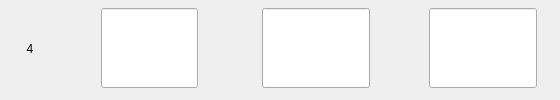
                    <widget class="QWidget" name="widget_23" native="true">
                     <property name="styleSheet">
                      <string notr="true">#widget_23
{
	border: none;
	border-bottom: 1px solid #ffffff;
}</string>
                     </property>
                     <layout class="QHBoxLayout" name="horizontalLayout_18" stretch="0,1,1,1">
                      <property name="spacing">
                       <number>12</number>
                      </property>
                      <property name="leftMargin">
                       <number>0</number>
                      </property>
                      <property name="topMargin">
                       <number>0</number>
                      </property>
                      <property name="rightMargin">
                       <number>0</number>
                      </property>
                      <property name="bottomMargin">
                       <number>3</number>
                      </property>
                      <item>
                       <widget class="QLabel" name="label_28">
                        <property name="minimumSize">
                         <size>
                          <width>60</width>
                          <height>0</height>
                         </size>
                        </property>
                        <property name="maximumSize">
                         <size>
                          <width>60</width>
                          <height>16777215</height>
                         </size>
                        </property>
                        <property name="text">
                         <string>4</string>
                        </property>
                        <property name="alignment">
                         <set>Qt::AlignCenter</set>
                        </property>
                       </widget>
                      </item>
                      <item>
                       <widget class="QWidget" name="widget_24" native="true">
                        <layout class="QHBoxLayout" name="horizontalLayout_19">
                         <property name="spacing">
                          <number>0</number>
                         </property>
                         <property name="leftMargin">
                          <number>0</number>
                         </property>
                         <property name="topMargin">
                          <number>0</number>
                         </property>
                         <property name="rightMargin">
                          <number>0</number>
                         </property>
                         <property name="bottomMargin">
                          <number>0</number>
                         </property>
                         <item>
                          <spacer name="horizontalSpacer_21">
                           <property name="orientation">
                            <enum>Qt::Horizontal</enum>
                           </property>
                           <property name="sizeHint" stdset="0">
                            <size>
                             <width>40</width>
                             <height>20</height>
                            </size>
                           </property>
                          </spacer>
                         </item>
                         <item>
                          <widget class="QLineEdit" name="lblHCD4">
                           <property name="sizePolicy">
                            <sizepolicy hsizetype="Expanding" vsizetype="Preferred">
                             <horstretch>0</horstretch>
                             <verstretch>0</verstretch>
                            </sizepolicy>
                           </property>
                           <property name="maximumSize">
                            <size>
                             <width>200</width>
                             <height>80</height>
                            </size>
                           </property>
                           <property name="alignment">
                            <set>Qt::AlignCenter</set>
                           </property>
                          </widget>
                         </item>
                         <item>
                          <spacer name="horizontalSpacer_22">
                           <property name="orientation">
                            <enum>Qt::Horizontal</enum>
                           </property>
                           <property name="sizeHint" stdset="0">
                            <size>
                             <width>40</width>
                             <height>20</height>
                            </size>
                           </property>
                          </spacer>
                         </item>
                        </layout>
                       </widget>
                      </item>
                      <item>
                       <widget class="QWidget" name="widget_25" native="true">
                        <layout class="QHBoxLayout" name="horizontalLayout_20">
                         <property name="spacing">
                          <number>0</number>
                         </property>
                         <property name="leftMargin">
                          <number>0</number>
                         </property>
                         <property name="topMargin">
                          <number>0</number>
                         </property>
                         <property name="rightMargin">
                          <number>0</number>
                         </property>
                         <property name="bottomMargin">
                          <number>0</number>
                         </property>
                         <item>
                          <spacer name="horizontalSpacer_23">
                           <property name="orientation">
                            <enum>Qt::Horizontal</enum>
                           </property>
                           <property name="sizeHint" stdset="0">
                            <size>
                             <width>15</width>
                             <height>20</height>
                            </size>
                           </property>
                          </spacer>
                         </item>
                         <item>
                          <widget class="QLineEdit" name="lblFreq4">
                           <property name="sizePolicy">
                            <sizepolicy hsizetype="Expanding" vsizetype="Preferred">
                             <horstretch>0</horstretch>
                             <verstretch>0</verstretch>
                            </sizepolicy>
                           </property>
                           <property name="maximumSize">
                            <size>
                             <width>200</width>
                             <height>80</height>
                            </size>
                           </property>
                           <property name="alignment">
                            <set>Qt::AlignCenter</set>
                           </property>
                          </widget>
                         </item>
                         <item>
                          <spacer name="horizontalSpacer_24">
                           <property name="orientation">
                            <enum>Qt::Horizontal</enum>
                           </property>
                           <property name="sizeHint" stdset="0">
                            <size>
                             <width>15</width>
                             <height>20</height>
                            </size>
                           </property>
                          </spacer>
                         </item>
                        </layout>
                       </widget>
                      </item>
                      <item>
                       <widget class="QWidget" name="widget_26" native="true">
                        <layout class="QHBoxLayout" name="horizontalLayout_21">
                         <property name="spacing">
                          <number>0</number>
                         </property>
                         <property name="leftMargin">
                          <number>0</number>
                         </property>
                         <property name="topMargin">
                          <number>0</number>
                         </property>
                         <property name="rightMargin">
                          <number>0</number>
                         </property>
                         <property name="bottomMargin">
                          <number>0</number>
                         </property>
                         <item>
                          <spacer name="horizontalSpacer_25">
                           <property name="orientation">
                            <enum>Qt::Horizontal</enum>
                           </property>
                           <property name="sizeHint" stdset="0">
                            <size>
                             <width>15</width>
                             <height>20</height>
                            </size>
                           </property>
                          </spacer>
                         </item>
                         <item>
                          <widget class="QLineEdit" name="lblDelay4">
                           <property name="sizePolicy">
                            <sizepolicy hsizetype="Expanding" vsizetype="Preferred">
                             <horstretch>0</horstretch>
                             <verstretch>0</verstretch>
                            </sizepolicy>
                           </property>
                           <property name="maximumSize">
                            <size>
                             <width>200</width>
                             <height>80</height>
                            </size>
                           </property>
                           <property name="alignment">
                            <set>Qt::AlignCenter</set>
                           </property>
                          </widget>
                         </item>
                         <item>
                          <spacer name="horizontalSpacer_26">
                           <property name="orientation">
                            <enum>Qt::Horizontal</enum>
                           </property>
                           <property name="sizeHint" stdset="0">
                            <size>
                             <width>15</width>
                             <height>20</height>
                            </size>
                           </property>
                          </spacer>
                         </item>
                        </layout>
                       </widget>
                      </item>
                     </layout>
                    </widget>
